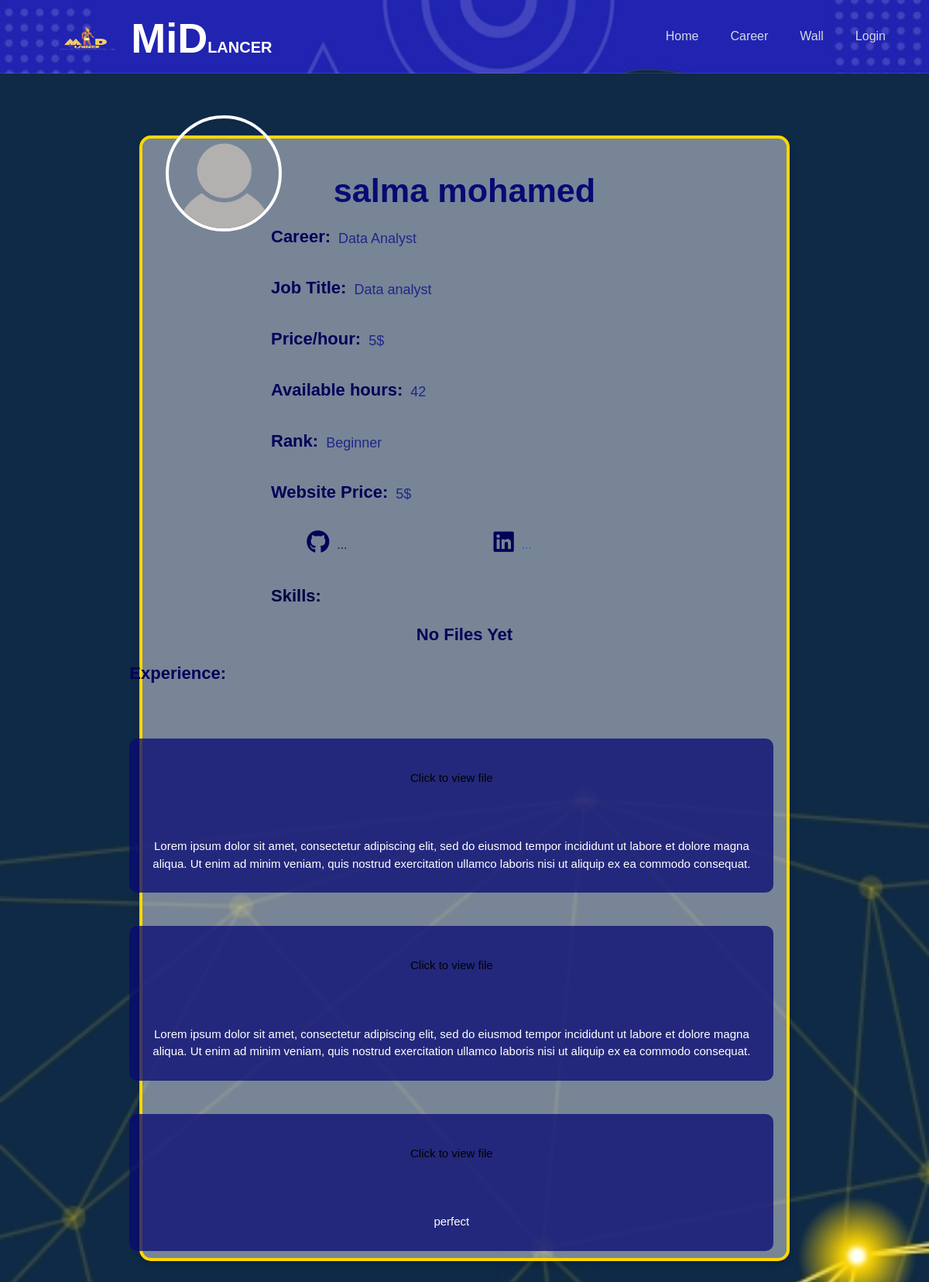
Before: /freelancerview.php?vfid=29 with the older database file.
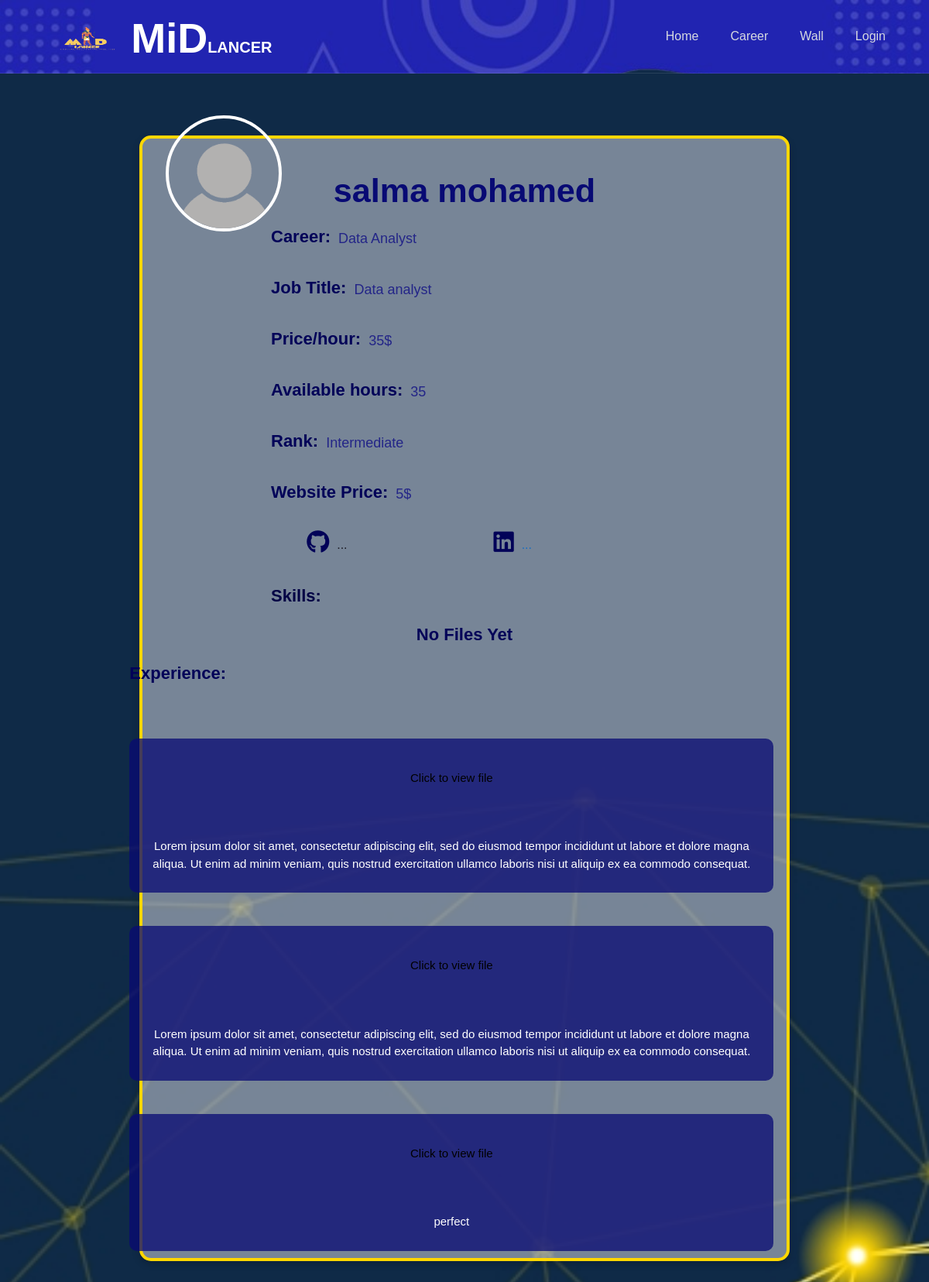
After: the same page with the newer database file.
### tables this page shows
CREATE TABLE `freelancer` (
  `freelancer_id` int(11) NOT NULL,
  `freelancer_name` varchar(255) NOT NULL,
  `email` varchar(255) NOT NULL,
  `phone_number` varchar(11) NOT NULL,
  `password` varchar(255) NOT NULL,
  `birthdate` date NOT NULL,
  `national_id` varchar(14) NOT NULL,
  `freelancer_image` longtext DEFAULT NULL,
  `job_title` varchar(255) NOT NULL,
  `available_hours` int(11) DEFAULT NULL,
  `price/hr` float DEFAULT 5,
  `link1` varchar(255) DEFAULT NULL,
  `link2` varchar(255) DEFAULT NULL,
  `freelancer_file` longtext DEFAULT NULL,
  `bio` text DEFAULT NULL,
  `premium` varchar(255) DEFAULT '0',
  `view` int(11) DEFAULT 0,
  `hidden` tinyint(1) DEFAULT 0,
  `admin_hidden` tinyint(1) DEFAULT 0,
  `career_id` int(11) NOT NULL,
  `rank_id` int(11) DEFAULT 1,
  `webssite_price` int(11) NOT NULL DEFAULT 5,
  `fl_join_date` date NOT NULL DEFAULT current_timestamp()
);

CREATE TABLE `rank` (
  `rank_id` int(11) NOT NULL,
  `rank` varchar(250) NOT NULL
);

CREATE TABLE `career` (
  `career_id` int(11) NOT NULL,
  `career_path` varchar(250) NOT NULL,
  `career_desc` text NOT NULL,
  `career_image` longtext NOT NULL
);

### freelancerview.php (the view, shortened to what the changed rows need)
<?php
include("nav+bm.php");
if(isset($_GET['vfid'])) {
    $id = $_GET['vfid'];
}
$select_freelancer = " SELECT * FROM `freelancer`
                       JOIN `career` ON `career`.`career_id` = `freelancer`.`career_id`
                       JOIN `rank` ON `rank`.`rank_id` = `freelancer`.`rank_id`
                       WHERE `freelancer`.`freelancer_id` = $id";
$run_select= mysqli_query($connect,$select_freelancer);
$select_experience="SELECT * FROM `experience` WHERE `freelancer_id`= $id AND `hidden` = 0 ";
$run_select_experience=mysqli_query($connect,$select_experience);
?>
<!DOCTYPE html>
<html lang="en">
<head>
    <link rel="stylesheet" href="css/all.min.css">
    <link rel="stylesheet" href="https://stackpath.bootstrapcdn.com/bootstrap/4.4.0/css/bootstrap.min.css">
    <link rel="stylesheet" href="https://cdnjs.cloudflare.com/ajax/libs/rateYo/2.3.2/jquery.rateyo.min.css">
    <link href="https://cdn.jsdelivr.net/npm/bootstrap@5.0.2/dist/css/bootstrap.min.css" rel="stylesheet">
    <link rel="stylesheet" href="https://cdnjs.cloudflare.com/ajax/libs/font-awesome/6.0.0-beta3/css/all.min.css">
    <link rel="stylesheet" href="./css/FREELANCERPROFILE.css">
</head>
<body>
<h2></h2>
    <div class="profile-container">
            <?php foreach($run_select as $data){ ?>
            <div class="class"></div>
            <div class="profile-image">
                <img src="<?php echo "img/profile/".htmlspecialchars($data['freelancer_image'], ENT_QUOTES, 'UTF-8' ) ?>" alt="Profile Image" id="image-preview">
            </div>
            <h1><?php echo htmlspecialchars($data['freelancer_name'] , ENT_QUOTES, 'UTF-8' )?></h1>
            <div  class="profile-form">
                <div class="form-group">
                <label for="career">Career:</label>
                    <p><?php echo htmlspecialchars($data['career_path'], ENT_QUOTES, 'UTF-8' )?></p>
                </div>
                <div class="form-group">
                    <label for="job-title">Job Title:</label>
                    <p class="web"><?php echo htmlspecialchars($data['job_title'] , ENT_QUOTES, 'UTF-8' )?></p>
                </div>
                <div class="form-group">
                    <label for="bio">Price/hour:</label>
                    <p><?php echo htmlspecialchars($data['price/hr'], ENT_QUOTES, 'UTF-8' )?>$</p>
                </div>
                <?php if(!empty($data['available_hours'])){ ?>
                    <div class="form-group">
                        <label for="bio">Available hours:</label>
                        <p><?php echo htmlspecialchars ($data['available_hours'], ENT_QUOTES, 'UTF-8')?></p>
                    </div>
                <?php } ?>
                <div class="form-group">
                    <label for="bio">Rank:</label>
                    <p><?php echo htmlspecialchars($data['rank'], ENT_QUOTES, 'UTF-8' ) ?></p>
                </div>
                <div class="form-group">
                    <label for="bio">Website Price:</label>
                    <p><?php echo htmlspecialchars($data['webssite_price'], ENT_QUOTES, 'UTF-8' )?>$</p>
                </div>
                <div class="group">
                    <?php if(!empty($data['link1'])){ ?>
                        <div class="form-group">
                            <label for="github-link"><i class="fa-brands fa-github"></i></label>
                            <div class="social-link1">
                                <a href="<?php echo htmlspecialchars($data['link1'], ENT_QUOTES, 'UTF-8'); ?>" target="_blank">GitHub</a>
                            </div>
                        </div>
                    <?php }else{ ?>
                        <div class="form-group">
                            <label for="github-link"><i class="fa-brands fa-github"></i></label>
                            <div class="social-link1">
                            <span>...</span>
                            </div>
                        </div>
                    <?php } ?>
                    <?php if(!empty($data['link2'])){?>
                        <div class="form-group">
                            <label for="linkedin-link"><i class="fa-brands fa-linkedin"></i></label>
                            <div class="social-link2">
                                <a href="<?php echo htmlspecialchars($data['link2'], ENT_QUOTES, 'UTF-8'); ?>" target="_blank">LinkedIn</a>
                            </div>
                        </div>
                    <?php }else{ ?>
                        <div class="form-group">
                            <label for="linkedin-link"><i class="fa-brands fa-linkedin"></i></label>
                            <div class="social-link2">
                            </i> <span>...</span>
                            </div>
                        </div>
                    <?php } ?>
                </div>
                <div class="form-group1">
                    <label for="skills">Skills:</label>
                </div>
                <?php if(!empty($data['freelancer_file'])){?>
                    <div class="form-groupupload">
                        <label for="file-upload">CV: <a href="./file/<?php echo htmlspecialchars($data['freelancer_file'], ENT_QUOTES, 'UTF-8' ) ?>" target="_blank" ><?php echo $data['freelancer_file'];?></a></label>
                    </div>
                <?php }else{ ?>
                    <label style="font-weight: bold;
                        font-size: 22px;
                        color: rgb(2, 2, 88);
                        text-align: left;
                        padding-top: 9px;" for="file-upload">No Files Yet </label>
                <?php } ?>
                <div class="all">
                    <div class="txt d-flex f-row ">
                        <div class="form-group">
                            <label for="bio">Experience:</label>
                        </div>
                    </div>
                    <?php foreach($run_select_experience as $exper){ ?>
                        <?php if(!empty($exper['experience_image'])){?>
                        <div class="img"><img src="<?php echo "img/experience/".htmlspecialchars($exper['experience_image'], ENT_QUOTES, 'UTF-8' )?>" alt=""></div>
                        <div class="text">
                            <?php if(!empty($exper['experience_file'])){ ?>
                            <p><a href="img/experience/<?php echo htmlspecialchars($exper['experience_file'], ENT_QUOTES, 'UTF-8' ) ?>" target="_blank" >Click to view file</a></p>
                            <?php } ?>
                            <p><?php echo htmlspecialchars($exper['experience_text'], ENT_QUOTES, 'UTF-8' )?></p></div>
                        </div>
                        <?php }else{ ?>
                    <div class="post2">
                        <?php if(!empty($exper['experience_file'])){ ?>
                        <p><a href="img/experience/<?php echo htmlspecialchars($exper['experience_file'], ENT_QUOTES, 'UTF-8' ) ?>" target="_blank" >Click to view file</a></p>
                        <?php } ?>
                        <p><?php echo htmlspecialchars($exper['experience_text'], ENT_QUOTES, 'UTF-8' )?></p>
                    </div>
                    <?php }} ?>
                </div>
            </div>
        <div class="form-group11">
        </div>
        <?php } ?>
    </div>
</body>
</html>

Changed rows visible on the page:
changed freelancer "salma mohamed": value "5" → "35"; available_hours "42" → "35"; rank.rank "Beginner" → "Intermediate"
